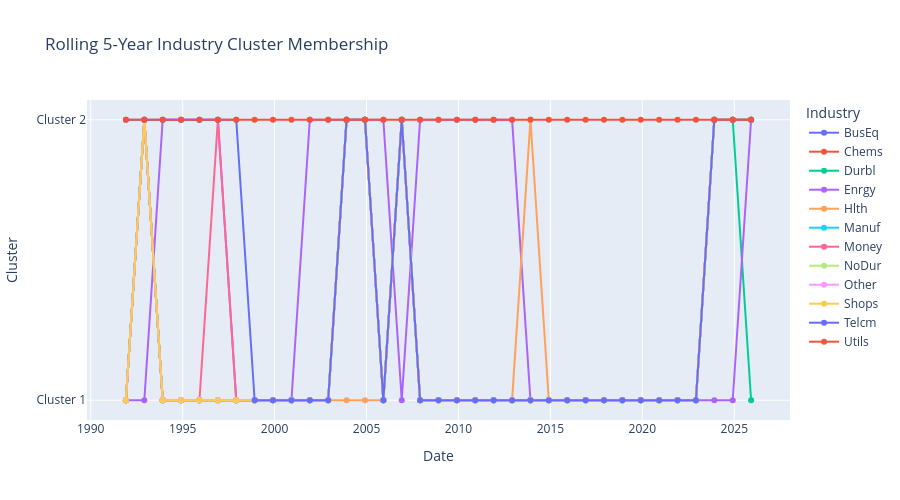

Notebook code for this chart:
### Code cell
RollingCluster["Date"] = pd.to_datetime(RollingCluster["Date"].astype(int).astype(str), format = "%Y%m")

# fig = px.line(RollingCluster, x = "Date", y = "Cluster", color = "Industry", markers = True,
#     title="Rolling 5-Year Industry Cluster Membership")

# fig.update_layout(height = 450, xaxis_title = "Date", yaxis_title = "Cluster")
# fig.update_yaxes(tickmode = "array", tickvals = [1, 2], ticktext = ["Cluster 1", "Cluster 2"])
# fig.show()

RollingCluster = (
    RollingCluster
    
    # Find the cluster containing Utils in each year
    .merge(RollingCluster
        .query("Industry == 'Utils'")
        [["Date", "Cluster"]]
        .rename(columns = {"Cluster": "UtilsCluster"}), on = "Date", how = "left")
    
    # Always call the cluster containing Utils "Cluster 2"
    .assign(ClusterAligned = lambda x: np.where(x["Cluster"] == x["UtilsCluster"], 2, 1))
    .sort_values(["Industry", "Date"])
    .assign(LastCluster = lambda x: x.groupby("Industry")["ClusterAligned"].shift(1))
    .assign(Changed = lambda x: (x["ClusterAligned"] != x["LastCluster"]) & x["LastCluster"].notna()))

fig = px.line(RollingCluster, x = "Date", y = "ClusterAligned", color = "Industry", markers = True,
              title="Rolling 5-Year Industry Cluster Membership")

fig.update_layout(height = 500, xaxis_title = "Date", yaxis_title = "Cluster")
fig.update_yaxes(tickmode = "array", tickvals = [1, 2], ticktext = ["Cluster 1", "Cluster 2"])
fig.show()
